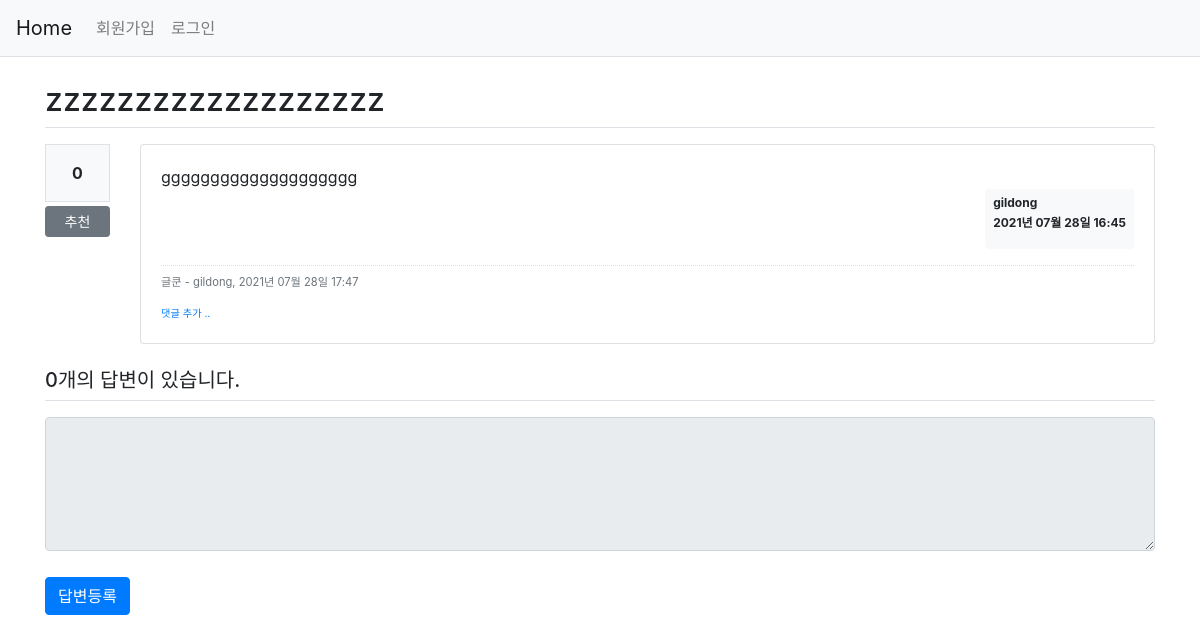
Before: /question/detail/303/ with the older database file.
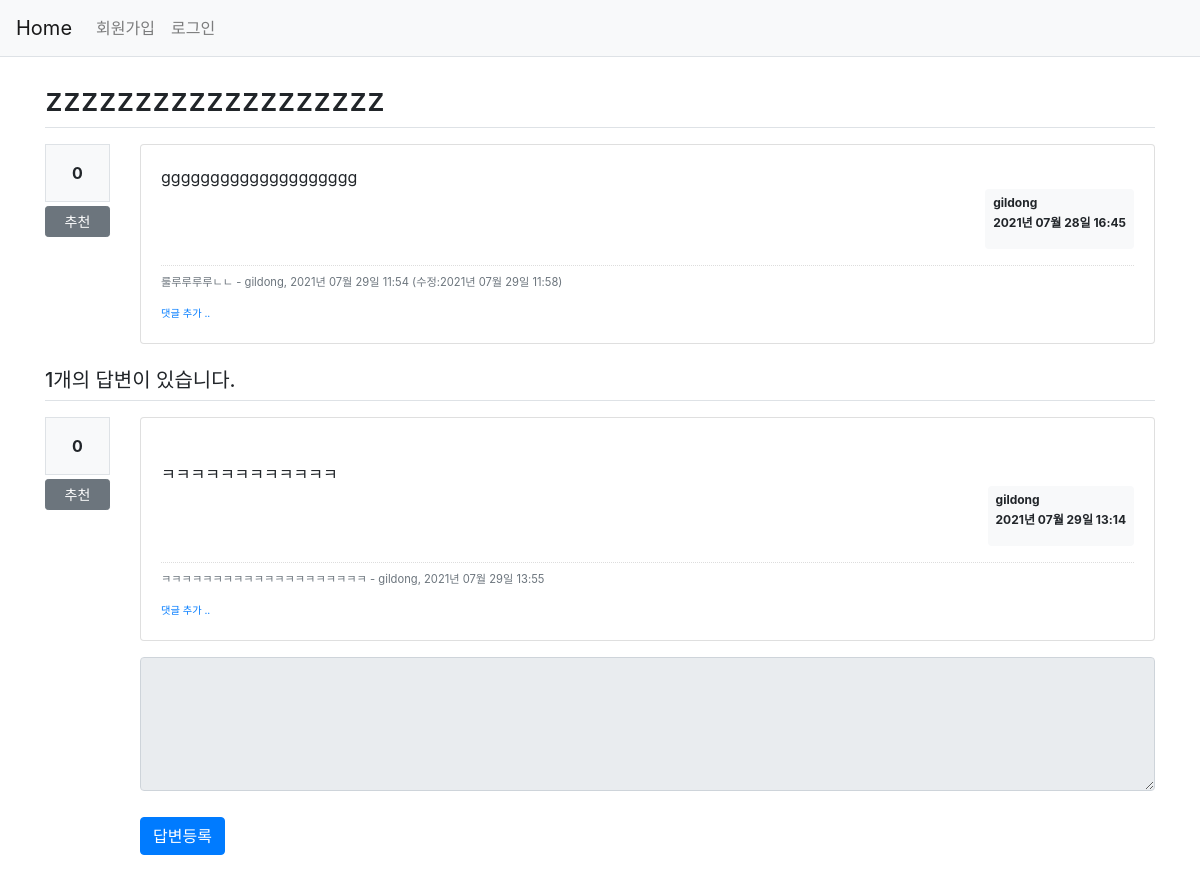
After: the same page with the newer database file.
### models.py (models this page shows)
class Question(db.Model):
    id = db.Column(db.Integer, primary_key=True)
    subject = db.Column(db.String(200), nullable=False)
    content = db.Column(db.Text(), nullable=False)
    create_date = db.Column(db.DateTime(), nullable=False)
    user_id = db.Column(db.Integer, db.ForeignKey(
        'user.id', ondelete='CASCADE'), nullable=False)  # 역참조
    user = db.relationship('User', backref=db.backref('question_set'))
    modify_date = db.Column(db.DateTime(), nullable=True)  # 수정 날짜
    voter = db.relationship('User', secondary=question_voter,  # secondary : 다대다 관계
                            backref=db.backref('question_voter_set'))

class User(db.Model):
    id = db.Column(db.Integer, primary_key=True)
    username = db.Column(db.String(150), unique=True, nullable=False)
    password = db.Column(db.String(200), nullable=False)
    email = db.Column(db.String(120), unique=True, nullable=False)

class Comment(db.Model):
    id = db.Column(db.Integer, primary_key=True)
    user_id = db.Column(db.Integer, db.ForeignKey(
        'user.id', ondelete='CASCADE'), nullable=False)
    user = db.relationship('User', backref=db.backref('comment_set'))
    content = db.Column(db.Text(), nullable=False)
    create_date = db.Column(db.DateTime(), nullable=False)
    modify_date = db.Column(db.DateTime())
    question_id = db.Column(db.Integer, db.ForeignKey(
        'question.id', ondelete='CASCADE'), nullable=True)
    question = db.relationship('Question', backref=db.backref('comment_set'))
    answer_id = db.Column(db.Integer, db.ForeignKey(
        'answer.id', ondelete='CASCADE'), nullable=True)
    answer = db.relationship('Answer', backref=db.backref('comment_set'))

class Answer(db.Model):
    id = db.Column(db.Integer, primary_key=True)
    question_id = db.Column(db.Integer, db.ForeignKey(
        'question.id', ondelete='CASCADE'))
    question = db.relationship(
        'Question', backref=db.backref('answer_set'))  # 역참조
    content = db.Column(db.Text(), nullable=False)
    create_date = db.Column(db.DateTime(), nullable=False)
    user_id = db.Column(db.Integer, db.ForeignKey(
        'user.id', ondelete='CASCADE'), nullable=False)
    user = db.relationship('User', backref=db.backref('answer_set'))  # 역참조
    modify_date = db.Column(db.DateTime(), nullable=True)
    voter = db.relationship('User', secondary=answer_voter,
                            backref=db.backref('answer_voter_set'))

### views/question_views.py (the view)
@bp.route('/detail/<int:question_id>/')
def detail(question_id):
    form = AnswerForm()
    question = Question.query.get_or_404(question_id)  # 404 오류시 에러페이지 출력
    return render_template('question/question_detail.html', question=question, form=form)

### forms.py
class AnswerForm(FlaskForm):
    content = TextAreaField('내용', validators=[DataRequired('내용을 입력해주세요.')])

### filter.py (called while the page is built)
def format_datetime(value, fmt='%Y년 %m월 %d일 %H:%M'):
    return value.strftime(fmt)

### views/auth_views.py (called while the page is built)
@bp.before_app_request  # 모든 라우트 함수보다 앞에 실행
def load_logged_in_user():
    user_id = session.get('user_id')
    if user_id is None:
        g.user = None
    else:
        g.user = User.query.get(user_id)

### templates/question/question_detail.html (shortened to what this page needs)
{%extends 'base.html'%} {%block content%}
<div class="container my-3">
  <h2 class="border-bottom py-2">{{question.subject}}</h2>
  <div class="row my-3">
    <div class="col-1">
      <div class="bg-light text-center p-3 border font-weight-bolder mb-1">
        {{question.voter|length}}
      </div>
      <a
        href="{{ url_for('vote.question', question_id=question.id) }}"
        class="recommend btn btn-sm btn-secondary btn-block my-1"
        >추천</a
      >
    </div>
    <div class="col-11">
      <div class="card">
        <div class="card-body">
          <div class="card-text">{{question.content}}</div>
          <div class="d-flex justify-content-end">
            <div class="badge badge-light p-2 text-left">
              <div class="mb-2">{{question.user.username}}</div>
              <div>{{question.create_date|datetime}}</div>
              <br />
            </div>
          </div>
          {% if question.comment_set|length > 0 %}
          <div class="mt-3">
            {% for comment in question.comment_set %}
            <div class="comment py-2 text-muted">
              <span style="white-space: pre-line">{{ comment.content }}</span>
              <span>
                - {{ comment.user.username }}, {{ comment.create_date|datetime
                }} {% if comment.modify_date %} (수정:{{
                comment.modify_date|datetime }}) {% endif %}
              </span>
            </div>
            {% endfor %}
          </div>
          {% endif %}
          <div>
            <a
              href="{{ url_for('comment.create_question', question_id=question.id) }}"
              class="small"
              ><small>댓글 추가 ..</small></a
            >
          </div>
        </div>
      </div>
    </div>
  </div>
  <h5 class="border-bottom my-3 py-2">
    {{question.answer_set|length}}개의 답변이 있습니다.
  </h5>
  {%for answer in question.answer_set %}
  <div class="row my-3">
    <div class="col-1">
      <div class="bg-light text-center p-3 border font-weight-bolder mb-1">
        {{ answer.voter|length }}
      </div>
      <a
        href="{{ url_for('vote.answer', answer_id=answer.id) }}"
        class="recommend btn btn-sm btn-secondary btn-block my-1"
        >추천</a
      >
    </div>
    <div class="col-11">
      <div class="card">
        <div class="card-body">
          <div class="card-text" style="white-space: pre-line">
            {{ answer.content }}
          </div>
          <div class="d-flex justify-content-end">
            <div class="badge badge-light p-2 text-left">
              <div class="mb-2">{{answer.user.username}}</div>
              <div>{{ answer.create_date|datetime }}</div>
              <br />
            </div>
          </div>
          {%if answer.comment_set|length > 0 %}
          <div class="mt-3">
            {%for comment in answer.comment_set %}
            <div class="comment py-2 text-muted">
              <span style="white-space: pre-line">{{comment.content}}</span>
              <span>
                - {{ comment.user.username }}, {{ comment.create_date|datetime
                }}
              </span>
            </div>
            {%endfor%}
          </div>
          {%endif%}
          <div>
            <a
              href="{{ url_for('comment.create_answer', answer_id=answer.id) }}"
              class="small"
              ><small>댓글 추가 ..</small></a
            >
          </div>
        </div>
      </div>
      {%endfor%}
      <form
        action="{{ url_for('answer.create', question_id=question.id) }}"
        method="post"
        class="my-3"
      >
        <div class="form-group">
          <textarea
            {%if
            not
            g.user%}
            disabled
            {%endif%}
            name="content"
            id="content"
            class="form-control"
            rows="5"
          ></textarea>
        </div>
        <input type="submit" value="답변등록" class="btn btn-primary" />
      </form>
    </div>
  </div>
  {%endblock%}

### templates/base.html (shortened to what this page needs)
<!DOCTYPE html>
<html lang="en">
  <head>
    <link
      rel="stylesheet"
      href="{{ url_for('static', filename='bootstrap.min.css') }}"
    />
    <link
      rel="stylesheet"
      href="{{ url_for('static', filename='style.css') }}"
    />
  </head>
  <body>
    {%include "navbar.html" %}
    {%block content%} {%endblock%}
  </body>
</html>

### templates/navbar.html (shortened to what this page needs)
<nav class="navbar navbar-expand-lg navbar-light bg-light border-bottom">
  <a class="navbar-brand" href="{{url_for('main.index')}}">Home</a>
  <div class="collapse navbar-collapse flex-grow-0" id="navbarNav">
    {%if g.user%}
    <ul class="navbar-nav">
      <li class="nav-link">{{ g.user.username }}님 안녕하세요!</li>
      <li class="nav-item">
        <a class="nav-link" href="/auth/logout"> (로그아웃)</a>
      </li>
    </ul>
    {% else %}
    <ul class="navbar-nav">
      <li class="nav-item">
        <a href="/auth/signup" class="nav-link">회원가입</a>
      </li>
      <li class="nav-item">
        <a href="/auth/login" class="nav-link">로그인</a>
      </li>
    </ul>
    {%endif%}
  </div>
</nav>

### static/style.css (style rules this page uses)
textarea { width: 100%; }
input[type="submit"] { margin-top: 10px; }
.comment { border-top: dotted 1px #ddd; font-size: 0.7em; }

Changed rows visible on the page:
removed Comment: content "글쿤", user.username "gildong", create_date "2021년 07월 28일 17:47", shown under "zzzzzzzzzzzzzzzzzzz"
added Comment: content "룰루루루루ㄴㄴ", user.username "gildong", create_date "2021년 07월 29일 11:54", modify_date "2021년 07월 29일 11:58", shown under "zzzzzzzzzzzzzzzzzzz"
added Answer: voter|length "0", content "ㅋㅋㅋㅋㅋㅋㅋㅋㅋㅋㅋㅋ", user.username "gildong", create_date "2021년 07월 29일 13:14"
added Comment: content "ㅋㅋㅋㅋㅋㅋㅋㅋㅋㅋㅋㅋㅋㅋㅋㅋㅋㅋㅋㅋ", user.username "gildong", create_date "2021년 07월 29일 13:55", shown under "0"
Other visible differences:
{{ question.answer_set|length }}: "0" → "1"
